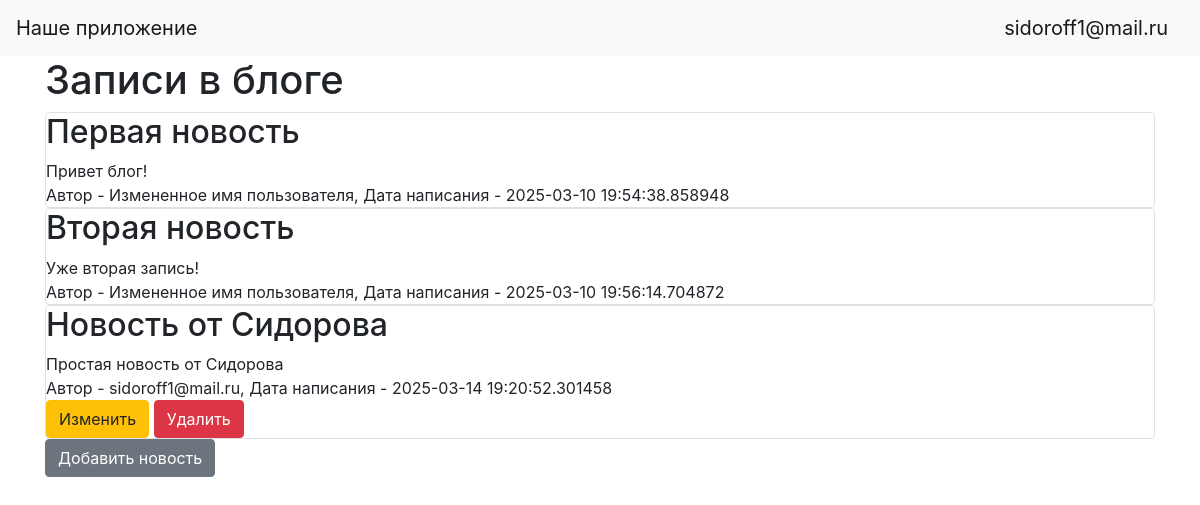
/ (signed in), run on the app's committed database.
### data/users.py (models this page shows, shortened)
class User(SqlAlchemyBase, UserMixin, SerializerMixin):
    __tablename__ = 'users'
    id = sqlalchemy.Column(sqlalchemy.Integer,
                           primary_key=True, autoincrement=True)
    name = sqlalchemy.Column(sqlalchemy.String, nullable=True)
    about = sqlalchemy.Column(sqlalchemy.String, nullable=True)
    email = sqlalchemy.Column(sqlalchemy.String,
                              index=True, unique=True, nullable=True)
    hashed_password = sqlalchemy.Column(sqlalchemy.String, nullable=True)
    created_date = sqlalchemy.Column(sqlalchemy.DateTime,
                                     default=datetime.datetime.now)
    news = orm.relationship("News", back_populates='user')

### data/news.py (models this page shows, shortened)
class News(SqlAlchemyBase, UserMixin, SerializerMixin):
    __tablename__ = 'news'
    id = sqlalchemy.Column(sqlalchemy.Integer,
                           primary_key=True, autoincrement=True)
    title = sqlalchemy.Column(sqlalchemy.String, nullable=True)
    content = sqlalchemy.Column(sqlalchemy.String, nullable=True)
    created_date = sqlalchemy.Column(sqlalchemy.DateTime,
                                     default=datetime.datetime.now)
    is_private = sqlalchemy.Column(sqlalchemy.Boolean, default=True)
    user_id = sqlalchemy.Column(sqlalchemy.Integer,
                                sqlalchemy.ForeignKey("users.id"))
    user = orm.relationship('User')

### main.py (the view)
@app.route("/")
def index():
    db_sess = db_session.create_session()
    if current_user.is_authenticated:
        news = db_sess.query(News).filter(
            (News.user == current_user) | (News.is_private != True))
    else:
        news = db_sess.query(News).filter(News.is_private != True)
    return render_template("index.html", news=news)

### data/db_session.py (called while the page is built)
def create_session() -> Session:
    global __factory
    return __factory()

### main.py (called while the page is built)
@login_manager.user_loader
def load_user(user_id):
    db_sess = db_session.create_session()
    return db_sess.query(User).get(user_id)

### templates/index.html
{% extends "base.html" %}
{% block content %}
<h1>Записи в блоге</h1>
{% for item in news%}
<div class="col-md6 border rounded">
    <h2>{{item.title}}</h2>
    <div>
        {{item.content}}
    </div>
    <div>
        Автор - {{item.user.name}}, Дата написания - {{item.created_date}}
    </div>
    {% if current_user.is_authenticated and current_user == item.user %}
    <div>
        <a href="/news/{{ item.id }}" class="btn btn-warning">
            Изменить
        </a>
        <a href="/news_delete/{{ item.id }}" class="btn btn-danger">
            Удалить
        </a>
    </div>
    {% endif %}
</div>
{% endfor %}
{% if current_user.is_authenticated %}
    <a href="news" class="btn btn-secondary">Добавить новость</a>
{% endif %}
{% endblock %}

### templates/base.html (shortened to what this page needs)
<!DOCTYPE html>
<html lang="en">
<head>
    <link rel="stylesheet"
          href="https://stackpath.bootstrapcdn.com/bootstrap/4.4.1/css/bootstrap.min.css"
>
</head>
<body>
<header>
    <nav class="navbar navbar-light bg-light">
        <a class="navbar-brand" href="#">Наше приложение</a>
        {% if current_user.is_authenticated %}
            <a class="navbar-brand" href="/logout">{{ current_user.name }}</a>
        {% else %}
            <p>
                <a class="btn btn-primary " href="/register">Зарегистрироваться</a>
                <a class="btn btn-success" href="/login">Войти</a>
            </p>
        {% endif %}
    </nav>
</header>
<main role="main" class="container">
    {% block content %}{% endblock %}
</main>
</body>
</html>

### data on the page
User: name "sidoroff1@mail.ru"
News: title "Первая новость", content "Привет блог!", user.name "Измененное имя пользователя", created_date "2025-03-10 19:54:38.858948"
News: title "Вторая новость", content "Уже вторая запись!", user.name "Измененное имя пользователя", created_date "2025-03-10 19:56:14.704872"
News: title "Новость от Сидорова", content "Простая новость от Сидорова", user.name "sidoroff1@mail.ru", created_date "2025-03-14 19:20:52.301458"
